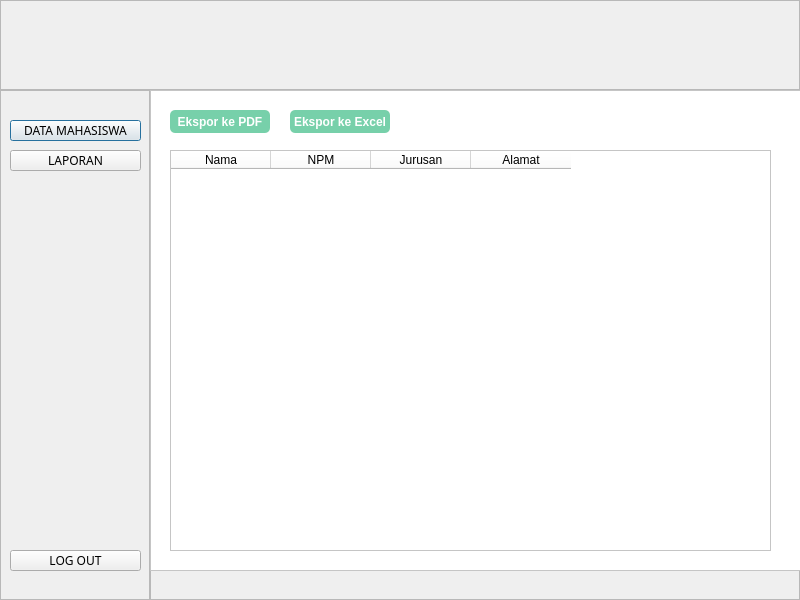
<?xml version="1.0" encoding="UTF-8"?>
<ui version="4.0">
 <class>Dialog</class>
 <widget class="QDialog" name="Dialog">
  <property name="geometry">
   <rect>
    <x>0</x>
    <y>0</y>
    <width>800</width>
    <height>600</height>
   </rect>
  </property>
  <property name="windowTitle">
   <string>Dialog</string>
  </property>
  <widget class="QFrame" name="frame">
   <property name="geometry">
    <rect>
     <x>0</x>
     <y>0</y>
     <width>800</width>
     <height>600</height>
    </rect>
   </property>
   <property name="styleSheet">
    <string notr="true"/>
   </property>
   <property name="frameShape">
    <enum>QFrame::StyledPanel</enum>
   </property>
   <property name="frameShadow">
    <enum>QFrame::Raised</enum>
   </property>
   <widget class="QFrame" name="frame_2">
    <property name="geometry">
     <rect>
      <x>0</x>
      <y>0</y>
      <width>800</width>
      <height>90</height>
     </rect>
    </property>
    <property name="frameShape">
     <enum>QFrame::StyledPanel</enum>
    </property>
    <property name="frameShadow">
     <enum>QFrame::Raised</enum>
    </property>
    <widget class="QLabel" name="label">
     <property name="geometry">
      <rect>
       <x>0</x>
       <y>0</y>
       <width>800</width>
       <height>90</height>
      </rect>
     </property>
     <property name="styleSheet">
      <string notr="true">border-image: url(:/images/img/header.png);</string>
     </property>
     <property name="text">
      <string/>
     </property>
    </widget>
   </widget>
   <widget class="QFrame" name="frame_3">
    <property name="geometry">
     <rect>
      <x>0</x>
      <y>90</y>
      <width>150</width>
      <height>511</height>
     </rect>
    </property>
    <property name="frameShape">
     <enum>QFrame::StyledPanel</enum>
    </property>
    <property name="frameShadow">
     <enum>QFrame::Raised</enum>
    </property>
    <widget class="QLabel" name="label_2">
     <property name="geometry">
      <rect>
       <x>0</x>
       <y>0</y>
       <width>150</width>
       <height>511</height>
      </rect>
     </property>
     <property name="styleSheet">
      <string notr="true">border-image: url(:/images/img/Navbar.png);</string>
     </property>
     <property name="text">
      <string/>
     </property>
    </widget>
    <widget class="QPushButton" name="dmahasiswabtn">
     <property name="geometry">
      <rect>
       <x>10</x>
       <y>30</y>
       <width>131</width>
       <height>21</height>
      </rect>
     </property>
     <property name="font">
      <font>
       <family>Poppins</family>
       <pointsize>9</pointsize>
       <weight>50</weight>
       <italic>false</italic>
       <bold>false</bold>
      </font>
     </property>
     <property name="styleSheet">
      <string notr="true">font: 9pt &quot;Poppins&quot;;

QPushButton #dmahasiswa {
    background-color: qlineargradient(
        spread:pad, 
        x1:0, y1:0, 
        x2:1, y2:0, 
        stop:0 rgba(11, 131, 120, 219), 
        stop:1 rgba(85, 98, 112, 226)
    );
    color: rgba(255, 255, 255, 210);
    border-radius: 5px;
    border: none;
}

QPushButton #dmahasiswa:hover {
    background-color: qlineargradient(
        spread:pad, 
        x1:0, y1:0, 
        x2:1, y2:0, 
        stop:0 rgba(150, 123, 111, 219), 
        stop:1 rgba(85, 81, 84, 226)
    );
}

QPushButton #dmahasiswa:pressed {
    padding-left: 5px;
    padding-top: 5px;
    background-color: rgba(150, 123, 111, 255);
}</string>
     </property>
     <property name="text">
      <string>DATA MAHASISWA</string>
     </property>
    </widget>
    <widget class="QPushButton" name="laporanbtn">
     <property name="geometry">
      <rect>
       <x>10</x>
       <y>60</y>
       <width>131</width>
       <height>21</height>
      </rect>
     </property>
     <property name="font">
      <font>
       <family>Poppins</family>
       <pointsize>9</pointsize>
       <weight>50</weight>
       <italic>false</italic>
       <bold>false</bold>
      </font>
     </property>
     <property name="styleSheet">
      <string notr="true"/>
     </property>
     <property name="text">
      <string>LAPORAN</string>
     </property>
    </widget>
    <widget class="QPushButton" name="logoutbtn">
     <property name="geometry">
      <rect>
       <x>10</x>
       <y>460</y>
       <width>131</width>
       <height>21</height>
      </rect>
     </property>
     <property name="font">
      <font>
       <family>Poppins</family>
       <pointsize>9</pointsize>
       <weight>50</weight>
       <italic>false</italic>
       <bold>false</bold>
      </font>
     </property>
     <property name="styleSheet">
      <string notr="true"/>
     </property>
     <property name="text">
      <string>LOG OUT</string>
     </property>
    </widget>
   </widget>
   <widget class="QFrame" name="frame_4">
    <property name="geometry">
     <rect>
      <x>150</x>
      <y>570</y>
      <width>651</width>
      <height>30</height>
     </rect>
    </property>
    <property name="frameShape">
     <enum>QFrame::StyledPanel</enum>
    </property>
    <property name="frameShadow">
     <enum>QFrame::Raised</enum>
    </property>
    <widget class="QLabel" name="label_3">
     <property name="geometry">
      <rect>
       <x>0</x>
       <y>0</y>
       <width>651</width>
       <height>30</height>
      </rect>
     </property>
     <property name="font">
      <font>
       <pointsize>8</pointsize>
      </font>
     </property>
     <property name="styleSheet">
      <string notr="true">border-image: url(:/images/img/Footer.png);</string>
     </property>
     <property name="text">
      <string/>
     </property>
    </widget>
   </widget>
   <widget class="QFrame" name="frame_5">
    <property name="geometry">
     <rect>
      <x>150</x>
      <y>90</y>
      <width>651</width>
      <height>481</height>
     </rect>
    </property>
    <property name="styleSheet">
     <string notr="true">background-color: rgb(255, 255, 255);</string>
    </property>
    <property name="frameShape">
     <enum>QFrame::StyledPanel</enum>
    </property>
    <property name="frameShadow">
     <enum>QFrame::Raised</enum>
    </property>
    <widget class="QWidget" name="widget" native="true">
     <property name="geometry">
      <rect>
       <x>10</x>
       <y>10</y>
       <width>631</width>
       <height>461</height>
      </rect>
     </property>
     <property name="styleSheet">
      <string notr="true">background-color: rgb(255, 255, 255);</string>
     </property>
     <widget class="QPushButton" name="eksporpdf">
      <property name="geometry">
       <rect>
        <x>10</x>
        <y>10</y>
        <width>100</width>
        <height>23</height>
       </rect>
      </property>
      <property name="cursor">
       <cursorShape>PointingHandCursor</cursorShape>
      </property>
      <property name="styleSheet">
       <string notr="true">QPushButton#eksporpdf {
    background-color: #77D0AA;
    color: white;
    border-radius: 5px;
    font-family: &quot;Poppins&quot;;
    font-size: 9pt;
    font-weight: 700;
    line-height: normal;
    transition: all 0.3s ease;
}

QPushButton#eksporpdf:hover {
    background-color: #55B69F;
    transform: scale(1.1);  
}

QPushButton#eksporpdf:pressed {
    background-color: #4A9D83;
    transform: scale(0.95);
    box-shadow: 0 4px 6px rgba(0, 0, 0, 0.2);
}
</string>
      </property>
      <property name="text">
       <string>Ekspor ke PDF</string>
      </property>
     </widget>
     <widget class="QPushButton" name="eksporex">
      <property name="geometry">
       <rect>
        <x>130</x>
        <y>10</y>
        <width>100</width>
        <height>23</height>
       </rect>
      </property>
      <property name="cursor">
       <cursorShape>PointingHandCursor</cursorShape>
      </property>
      <property name="styleSheet">
       <string notr="true">QPushButton#eksporex {
    background-color: #77D0AA;
    color: white;
    border-radius: 5px;
    font-family: &quot;Poppins&quot;;
    font-size: 9pt;
    font-weight: 700;
    line-height: normal;
    transition: all 0.3s ease;
}

QPushButton#eksporex:hover {
    background-color: #55B69F;
    transform: scale(1.1);  
}

QPushButton#eksporex:pressed {
    background-color: #4A9D83;
    transform: scale(0.95);
    box-shadow: 0 4px 6px rgba(0, 0, 0, 0.2);
}</string>
      </property>
      <property name="text">
       <string>Ekspor ke Excel</string>
      </property>
     </widget>
     <widget class="QTableWidget" name="tbldmahasiswa">
      <property name="geometry">
       <rect>
        <x>10</x>
        <y>50</y>
        <width>601</width>
        <height>401</height>
       </rect>
      </property>
      <column>
       <property name="text">
        <string>Nama</string>
       </property>
      </column>
      <column>
       <property name="text">
        <string>NPM</string>
       </property>
      </column>
      <column>
       <property name="text">
        <string>Jurusan</string>
       </property>
      </column>
      <column>
       <property name="text">
        <string>Alamat</string>
       </property>
      </column>
     </widget>
    </widget>
   </widget>
  </widget>
 </widget>
 <resources>
  <include location="../res.qrc"/>
 </resources>
 <connections/>
</ui>
